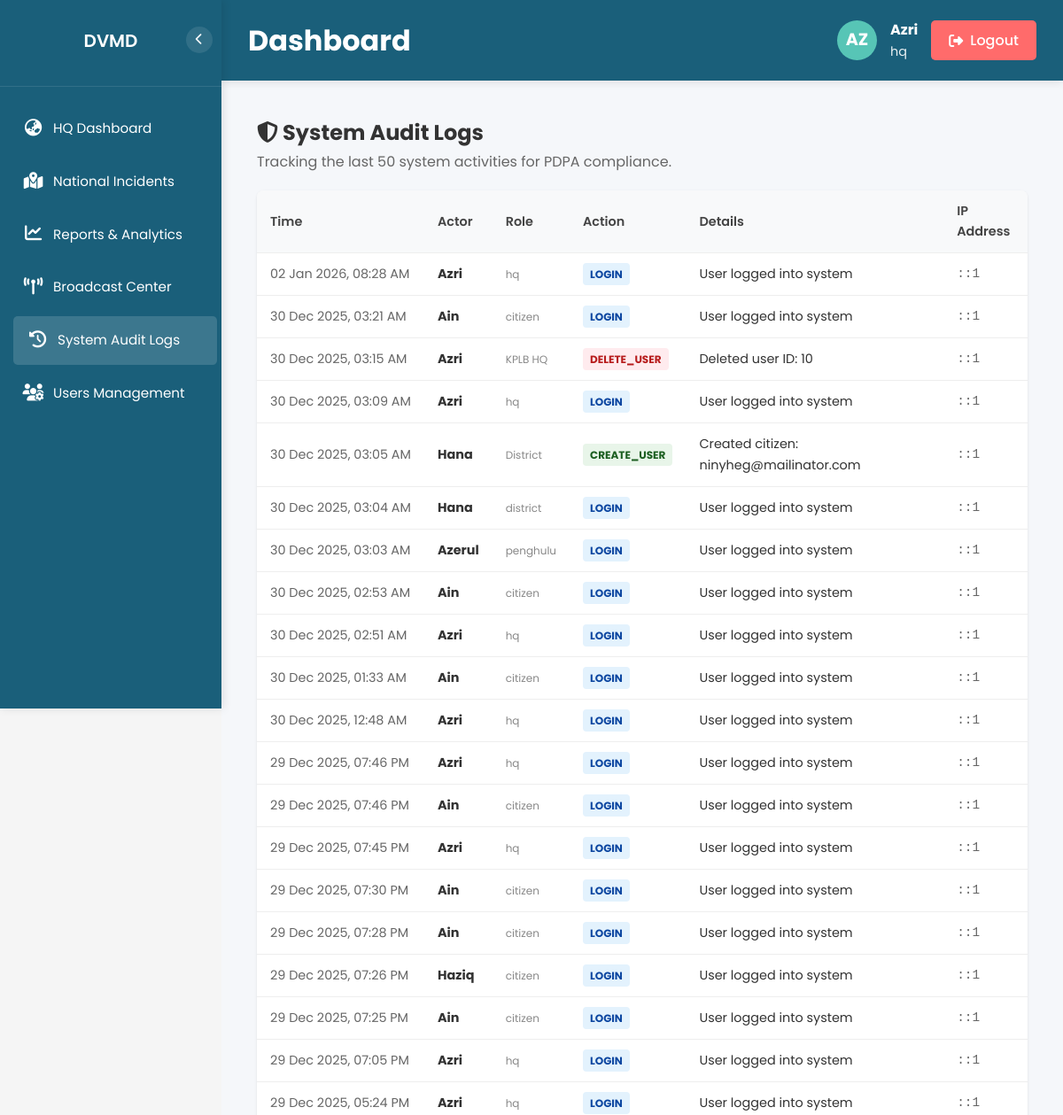
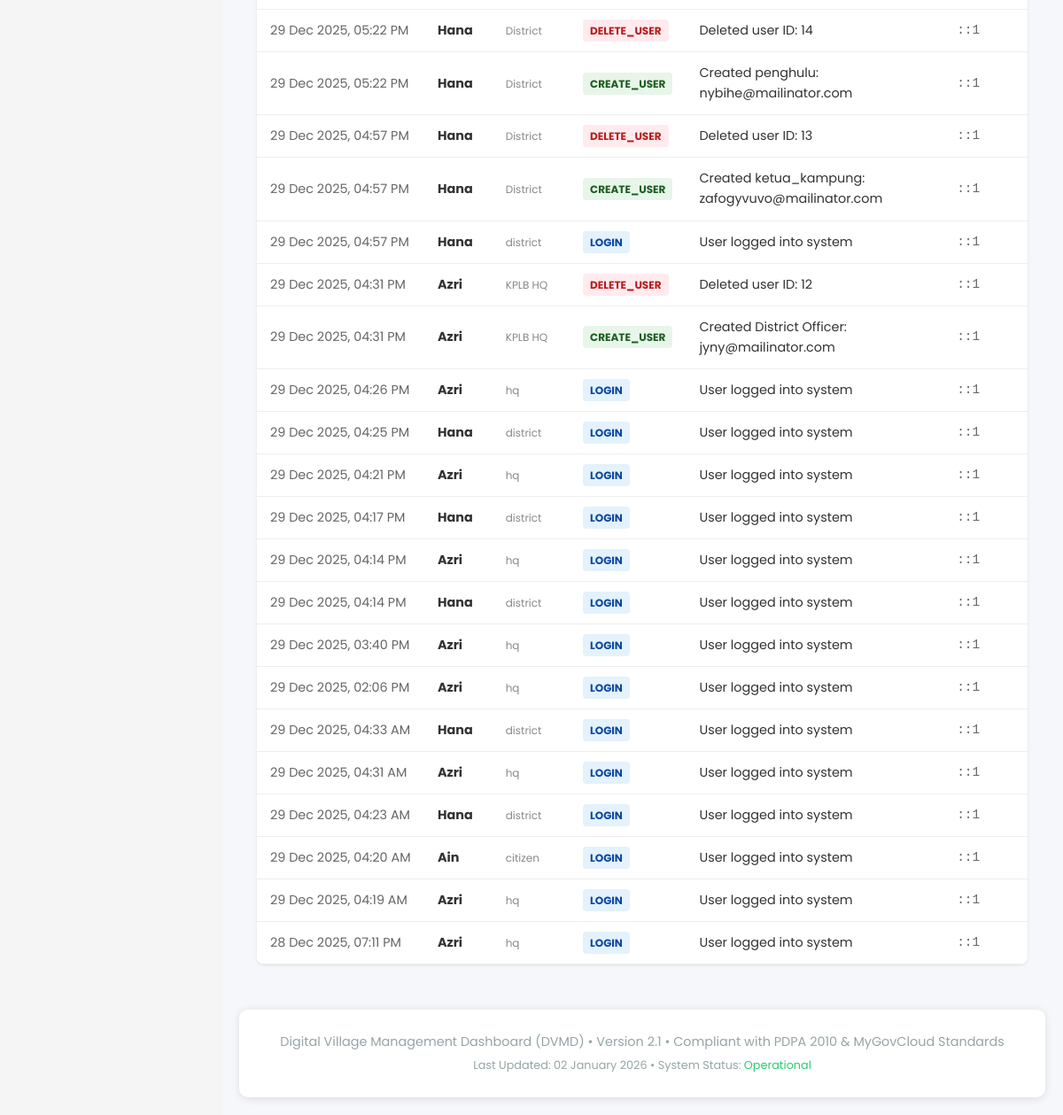
The page /dashboard.php?page=audit_logs (signed in) on the database its author committed (2 pictures, top to bottom).
### tables this page shows
CREATE TABLE `audit_logs` (
  `id` int(11) NOT NULL,
  `user_id` int(11) DEFAULT NULL,
  `role` varchar(50) NOT NULL COMMENT 'Role at time of action',
  `action_type` varchar(50) NOT NULL COMMENT 'LOGIN, UPDATE, DELETE, etc.',
  `details` text NOT NULL COMMENT 'Description of what happened',
  `ip_address` varchar(45) DEFAULT NULL,
  `created_at` timestamp NOT NULL DEFAULT current_timestamp()
);

CREATE TABLE `users` (
  `id` int(11) NOT NULL,
  `email` varchar(100) DEFAULT NULL,
  `password` varchar(255) NOT NULL,
  `name` varchar(100) NOT NULL,
  `phone` varchar(20) DEFAULT NULL,
  `role` enum('citizen','ketua_kampung','penghulu','district','hq') NOT NULL,
  `village` varchar(100) DEFAULT NULL,
  `district` varchar(100) DEFAULT NULL,
  `created_at` timestamp NOT NULL DEFAULT current_timestamp()
);

### views/hq/audit_logs.php (the view, shortened to what this page needs)
<?php
require_once 'api/dbconnect.php';
$sql = "SELECT logs.*, users.name as actor_name
        FROM audit_logs logs
        LEFT JOIN users ON logs.user_id = users.id
        ORDER BY logs.created_at DESC
        LIMIT 50";
$result = $conn->query($sql);
?>
<div class="audit-container" style="padding: 20px;">
    <div class="audit-header" style="margin-bottom: 20px;">
        <h2><i class="fas fa-shield-alt"></i> System Audit Logs</h2>
        <p style="color: #666;">Tracking the last 50 system activities for PDPA compliance.</p>
    </div>
    <table class="log-table">
        <thead>
            <tr>
                <th>Time</th>
                <th>Actor</th>
                <th>Role</th>
                <th>Action</th>
                <th>Details</th>
                <th>IP Address</th>
            </tr>
        </thead>
        <tbody>
            <?php if ($result && $result->num_rows > 0): ?>
                <?php while($row = $result->fetch_assoc()):
                    $badgeClass = 'bg-default';
                    if (strpos($row['action_type'], 'LOGIN') !== false) $badgeClass = 'bg-login';
                    if (strpos($row['action_type'], 'CREATE') !== false) $badgeClass = 'bg-create';
                    if (strpos($row['action_type'], 'DELETE') !== false) $badgeClass = 'bg-delete';
                ?>
                <tr>
                    <td style="white-space: nowrap; color: #666;">
                        <?php echo date('d M Y, h:i A', strtotime($row['created_at'])); ?>
                    </td>
                    <td>
                        <strong><?php echo htmlspecialchars($row['actor_name'] ?? 'Unknown'); ?></strong>
                    </td>
                    <td>
                        <small style="color: #888;"><?php echo htmlspecialchars($row['role']); ?></small>
                    </td>
                    <td>
                        <span class="badge <?php echo $badgeClass; ?>">
                            <?php echo htmlspecialchars($row['action_type']); ?>
                        </span>
                    </td>
                    <td>
                        <?php echo htmlspecialchars($row['details']); ?>
                    </td>
                    <td style="font-family: monospace; color: #666;">
                        <?php echo htmlspecialchars($row['ip_address']); ?>
                    </td>
                </tr>
                <?php endwhile; ?>
            <?php endif; ?>
        </tbody>
    </table>
</div>

### css/dashboard.css (style rules this page uses)
* { margin: 0; padding: 0; box-sizing: border-box; font-family: 'Poppins', sans-serif; }
:root { --primary-color: #1a5f7a; --secondary-color: #57c5b6; --emergency-color: #e74c3c; --warning-color: #f39c12; --info-color: #3498db; --success-color: #2ecc71; --gray-color: #95a5a6; --light-bg: #f5f5f5; --white: #ffffff; --border-radius: 10px; --box-shadow: 0 2px 10px rgba(0, 0, 0, 0.1); --transition: all 0.3s ease; }
body { background-color: var(--light-bg); color: #333; line-height: 1.6; }

### css/sidebar.css (style rules this page uses)
:root { --primary-color: #1a5f7a; --secondary-color: #57c5b6; --emergency-color: #e74c3c; --warning-color: #f39c12; --info-color: #3498db; --success-color: #2ecc71; --gray-color: #95a5a6; --light-bg: #f5f5f5; --white: #ffffff; --sidebar-width: 250px; --sidebar-collapsed-width: 70px; --transition-speed: 0.3s; --danger-color: #e74c3c; }
* { margin: 0; padding: 0; box-sizing: border-box; font-family: 'Poppins', sans-serif; }

### views/hq/audit_logs.php (style rules this page uses)
.log-table { width: 100%; border-collapse: collapse; background: white; box-shadow: 0 1px 3px rgba(0,0,0,0.1); border-radius: 8px; overflow: hidden; font-size: 0.9rem; }
.log-table th, .log-table td { padding: 12px 15px; text-align: left; border-bottom: 1px solid #eee; }
.log-table th { background-color: #f8f9fa; font-weight: 600; color: #444; }
.badge { padding: 4px 8px; border-radius: 4px; font-size: 0.75rem; font-weight: bold; }
.bg-login { background-color: #e3f2fd; color: #0d47a1; }
.bg-create { background-color: #e8f5e9; color: #1b5e20; }
.bg-delete { background-color: #ffebee; color: #b71c1c; }

### rows shown on the page
audit_logs: created_at "02 Jan 2026, 08:28 AM", user.name "Azri", role "hq", action_type "LOGIN", details "User logged into system", ip_address "::1"
audit_logs: created_at "30 Dec 2025, 03:21 AM", user.name "Ain", role "citizen", action_type "LOGIN", details "User logged into system", ip_address "::1"
audit_logs: created_at "30 Dec 2025, 03:15 AM", user.name "Azri", role "KPLB HQ", action_type "DELETE_USER", details "Deleted user ID: 10", ip_address "::1"
audit_logs: created_at "30 Dec 2025, 03:09 AM", user.name "Azri", role "hq", action_type "LOGIN", details "User logged into system", ip_address "::1"
audit_logs: created_at "30 Dec 2025, 03:05 AM", user.name "Hana", role "District", action_type "CREATE_USER", details "Created citizen: ninyheg@mailinator.com", ip_address "::1"
audit_logs: created_at "30 Dec 2025, 03:04 AM", user.name "Hana", role "district", action_type "LOGIN", details "User logged into system", ip_address "::1"
audit_logs: created_at "30 Dec 2025, 03:03 AM", user.name "Azerul", role "penghulu", action_type "LOGIN", details "User logged into system", ip_address "::1"
audit_logs: created_at "30 Dec 2025, 02:53 AM", user.name "Ain", role "citizen", action_type "LOGIN", details "User logged into system", ip_address "::1"
audit_logs: created_at "30 Dec 2025, 02:51 AM", user.name "Azri", role "hq", action_type "LOGIN", details "User logged into system", ip_address "::1"
audit_logs: created_at "30 Dec 2025, 01:33 AM", user.name "Ain", role "citizen", action_type "LOGIN", details "User logged into system", ip_address "::1"
audit_logs: created_at "30 Dec 2025, 12:48 AM", user.name "Azri", role "hq", action_type "LOGIN", details "User logged into system", ip_address "::1"
audit_logs: created_at "29 Dec 2025, 07:46 PM", user.name "Azri", role "hq", action_type "LOGIN", details "User logged into system", ip_address "::1"
audit_logs: created_at "29 Dec 2025, 07:46 PM", user.name "Ain", role "citizen", action_type "LOGIN", details "User logged into system", ip_address "::1"
audit_logs: created_at "29 Dec 2025, 07:45 PM", user.name "Azri", role "hq", action_type "LOGIN", details "User logged into system", ip_address "::1"
audit_logs: created_at "29 Dec 2025, 07:30 PM", user.name "Ain", role "citizen", action_type "LOGIN", details "User logged into system", ip_address "::1"
audit_logs: created_at "29 Dec 2025, 07:28 PM", user.name "Ain", role "citizen", action_type "LOGIN", details "User logged into system", ip_address "::1"
audit_logs: created_at "29 Dec 2025, 07:26 PM", user.name "Haziq", role "citizen", action_type "LOGIN", details "User logged into system", ip_address "::1"
audit_logs: created_at "29 Dec 2025, 07:25 PM", user.name "Ain", role "citizen", action_type "LOGIN", details "User logged into system", ip_address "::1"
audit_logs: created_at "29 Dec 2025, 07:05 PM", user.name "Azri", role "hq", action_type "LOGIN", details "User logged into system", ip_address "::1"
audit_logs: created_at "29 Dec 2025, 05:24 PM", user.name "Azri", role "hq", action_type "LOGIN", details "User logged into system", ip_address "::1"
audit_logs: created_at "29 Dec 2025, 05:22 PM", user.name "Hana", role "District", action_type "DELETE_USER", details "Deleted user ID: 14", ip_address "::1"
audit_logs: created_at "29 Dec 2025, 05:22 PM", user.name "Hana", role "District", action_type "CREATE_USER", details "Created penghulu: nybihe@mailinator.com", ip_address "::1"
audit_logs: created_at "29 Dec 2025, 04:57 PM", user.name "Hana", role "District", action_type "DELETE_USER", details "Deleted user ID: 13", ip_address "::1"
audit_logs: created_at "29 Dec 2025, 04:57 PM", user.name "Hana", role "District", action_type "CREATE_USER", details "Created ketua_kampung: zafogyvuvo@mailinator.com", ip_address "::1"
audit_logs: created_at "29 Dec 2025, 04:57 PM", user.name "Hana", role "district", action_type "LOGIN", details "User logged into system", ip_address "::1"
audit_logs: created_at "29 Dec 2025, 04:31 PM", user.name "Azri", role "KPLB HQ", action_type "DELETE_USER", details "Deleted user ID: 12", ip_address "::1"
audit_logs: created_at "29 Dec 2025, 04:31 PM", user.name "Azri", role "KPLB HQ", action_type "CREATE_USER", details "Created District Officer: jyny@mailinator.com", ip_address "::1"
audit_logs: created_at "29 Dec 2025, 04:26 PM", user.name "Azri", role "hq", action_type "LOGIN", details "User logged into system", ip_address "::1"
audit_logs: created_at "29 Dec 2025, 04:25 PM", user.name "Hana", role "district", action_type "LOGIN", details "User logged into system", ip_address "::1"
audit_logs: created_at "29 Dec 2025, 04:21 PM", user.name "Azri", role "hq", action_type "LOGIN", details "User logged into system", ip_address "::1"
audit_logs: created_at "29 Dec 2025, 04:17 PM", user.name "Hana", role "district", action_type "LOGIN", details "User logged into system", ip_address "::1"
audit_logs: created_at "29 Dec 2025, 04:14 PM", user.name "Azri", role "hq", action_type "LOGIN", details "User logged into system", ip_address "::1"
audit_logs: created_at "29 Dec 2025, 04:14 PM", user.name "Hana", role "district", action_type "LOGIN", details "User logged into system", ip_address "::1"
audit_logs: created_at "29 Dec 2025, 03:40 PM", user.name "Azri", role "hq", action_type "LOGIN", details "User logged into system", ip_address "::1"
audit_logs: created_at "29 Dec 2025, 02:06 PM", user.name "Azri", role "hq", action_type "LOGIN", details "User logged into system", ip_address "::1"
audit_logs: created_at "29 Dec 2025, 04:33 AM", user.name "Hana", role "district", action_type "LOGIN", details "User logged into system", ip_address "::1"
audit_logs: created_at "29 Dec 2025, 04:31 AM", user.name "Azri", role "hq", action_type "LOGIN", details "User logged into system", ip_address "::1"
audit_logs: created_at "29 Dec 2025, 04:23 AM", user.name "Hana", role "district", action_type "LOGIN", details "User logged into system", ip_address "::1"
audit_logs: created_at "29 Dec 2025, 04:20 AM", user.name "Ain", role "citizen", action_type "LOGIN", details "User logged into system", ip_address "::1"
audit_logs: created_at "29 Dec 2025, 04:19 AM", user.name "Azri", role "hq", action_type "LOGIN", details "User logged into system", ip_address "::1"
audit_logs: created_at "28 Dec 2025, 07:11 PM", user.name "Azri", role "hq", action_type "LOGIN", details "User logged into system", ip_address "::1"

### other values the page prints
$item['title'] "HQ Dashboard"
$item['title'] "National Incidents"
$item['title'] "Reports & Analytics"
$item['title'] "Broadcast Center"
$item['title'] "System Audit Logs"
$item['title'] "Users Management"
$pageTitle "Dashboard"
substr($user['name'] ?? 'U', 0, 2) "AZ"
$user['name'] "Azri"
$user['role'] "hq"
